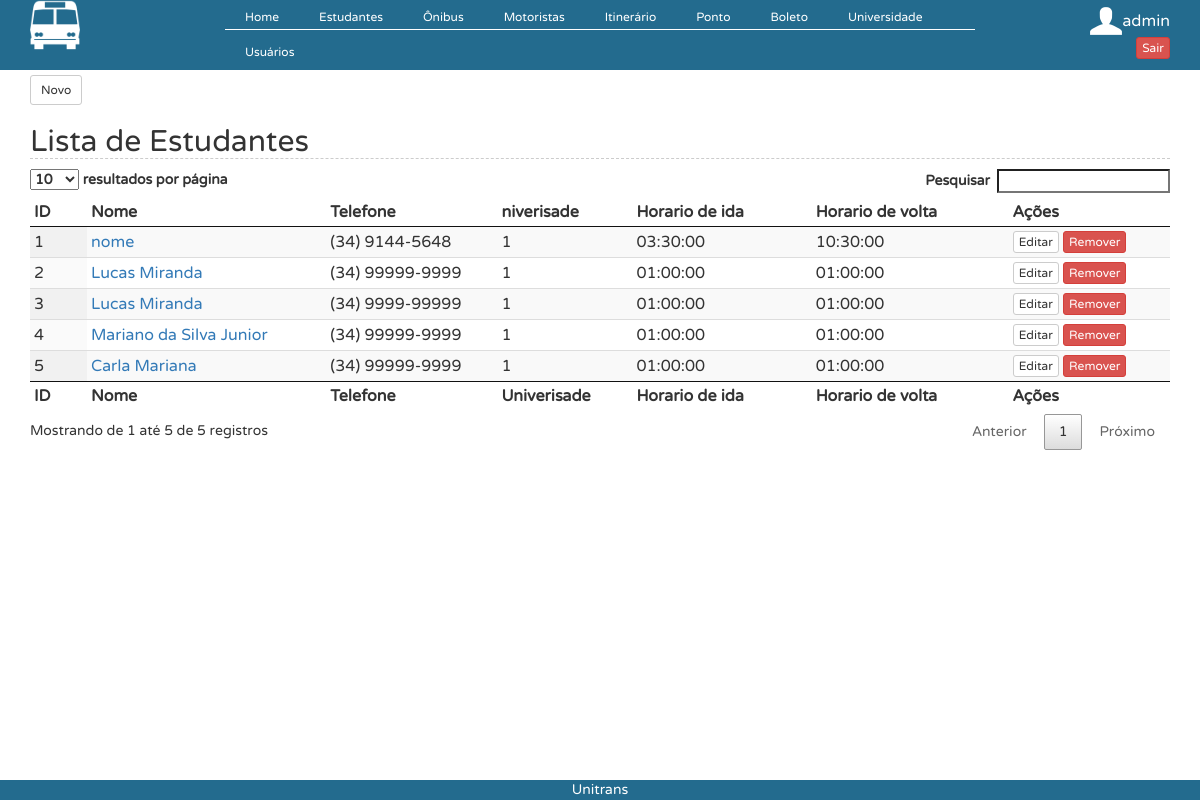
The page /?controller=estudante&action=index (signed in) on the database its author committed.
### tables this page shows
CREATE TABLE `estudante` (
  `id` int(11) NOT NULL AUTO_INCREMENT,
  `nome` varchar(45) DEFAULT NULL,
  `cpf` varchar(45) DEFAULT NULL,
  `data_de_nascimento` date DEFAULT NULL,
  `rua` varchar(45) DEFAULT NULL,
  `telefone` varchar(45) DEFAULT NULL,
  `fk_id_universidade` varchar(45) DEFAULT NULL,
  `curso` varchar(45) DEFAULT NULL,
  `login` varchar(45) DEFAULT NULL,
  `senha` varchar(45) DEFAULT NULL,
  `horario_de_ida` time DEFAULT NULL,
  `numero` int(11) DEFAULT NULL,
  `bairro` varchar(45) DEFAULT NULL,
  `cidade` varchar(45) DEFAULT NULL,
  `horario_de_volta` time DEFAULT NULL,
  `foto` varchar(100) DEFAULT NULL,
  `latitude` varchar(25) DEFAULT NULL,
  `longitude` varchar(25) DEFAULT NULL,
  PRIMARY KEY (`id`)
);

### controllers/EstudanteController.php (called while the page is built, shortened)
<?php
class EstudanteController {
    public function index() {
        $estudantes = EstudanteDAO::all();
        require_once('views/estudante/index.php');
    }
}
?>

### connection.php (called while the page is built, shortened)
<?php
  class Db {
    private static $instance = NULL;
    public static function getInstance() {
      if (!isset(self::$instance)) {
        $pdo_options[PDO::ATTR_ERRMODE] = PDO::ERRMODE_EXCEPTION;
        self::$instance = new PDO('mysql:host=localhost;dbname=teste', 'root', '123456', $pdo_options);
      }
      return self::$instance;
    }
  }
?>

### models/EstudanteDAO.php (called while the page is built, shortened)
<?php
@include_once 'models/Estudante.php';
class EstudanteDAO {
    public static function all() {
        $lista = [];
        $req = Db::getInstance()->query('SELECT * FROM estudante');
        foreach ($req->fetchAll() as $linha) {
            $estudante = new Estudante();
            $estudante->setId($linha['id']);
            $estudante->setNome($linha["nome"]);
            $estudante->setCpf($linha["cpf"]);
            $estudante->setData_de_nascimento($linha["data_de_nascimento"]);
            $estudante->setTelefone($linha["telefone"]);
            $estudante->setRua($linha["rua"]);
            $estudante->setNumero($linha["numero"]);
            $estudante->setBairro($linha["bairro"]);
            $estudante->setCidade($linha["cidade"]);
            $estudante->setCurso($linha["curso"]);
            $estudante->setfk_id_universidade($linha["fk_id_universidade"]);
            $estudante->setHorario_de_ida($linha["horario_de_ida"]);
            $estudante->setHorario_de_volta($linha["horario_de_volta"]);
            $estudante->setLogin($linha["login"]);
            $estudante->setSenha($linha["senha"]);
            $estudante->setLat($linha["latitude"]);
            $estudante->setLong($linha["longitude"]);
            $lista[] = $estudante;
        }
        return $lista;
    }
}

### models/Estudante.php (called while the page is built, shortened)
<?php
class Estudante{
    private $id;
    private $nome;
    private $telefone;
    private $fk_id_universidade;
    private $horario_de_ida;
    private $horario_de_volta;
function setId ($id){
        $this->id=$id;
    }
    function getId (){
        return $this->id;
    }
    public function getNome() {
        return $this->nome;
    }
    public function setNome($nome) {
        $this->nome = $nome;
    }
    public function getTelefone() {
        return $this->telefone;
    }
    public function setTelefone($telefone) {
        $this->telefone = $telefone;
    }
    public function getfk_id_universidade() {
        return $this->fk_id_universidade;
    }
    public function setfk_id_universidade($fk_id_universidade) {
        $this->fk_id_universidade = $fk_id_universidade;
    }
    public function getHorario_de_ida() {
        return $this->horario_de_ida;
    }
    public function setHorario_de_ida($horario_de_ida) {
        $this->horario_de_ida = $horario_de_ida;
    }
    public function getHorario_de_volta() {
        return $this->horario_de_volta;
    }
    public function setHorario_de_volta($horario_de_volta) {
        $this->horario_de_volta = $horario_de_volta;
    }
}
?>

### views/estudante/index.php (the view)
<button  onclick="location.href='?controller=estudante&action=add'" type="button" class="btn btn-default btn-sm" style="margin-top: 5px">
                    Novo
                </button><h2>Lista de Estudantes</h2>
<table id="example" class="display compact" cellspacing="0" width="100%">
    <thead>
        <tr>
            <th>ID</th>
            <th>Nome</th>
            <th>Telefone</th>
            <th>niverisade</th>
            <th>Horario de ida</th>
            <th>Horario de volta</th>
            <th>Ações</th>
        </tr>
    </thead>
    <tfoot>
        <tr>
            <th>ID</th>
            <th>Nome</th>
            <th>Telefone</th>
            <th>Univerisade</th>
            <th>Horario de ida</th>
            <th>Horario de volta</th>
            <th>Ações</th>
        </tr>
    </tfoot>
    <tbody>
        <?php foreach ($estudantes as $estudante) { ?>
            <tr>
                <td><?php echo $estudante->getId(); ?></td>
                <td><a href="?controller=estudante&action=view&id=<?php echo $estudante->getId();?>"><?php echo $estudante->getNome(); ?></a></td>
                <td><?php echo $estudante->getTelefone(); ?></td>
                <td><?php echo $estudante->getfk_id_universidade(); ?></td>
                <td><?php echo $estudante->getHorario_de_ida(); ?></td>
                <td><?php echo $estudante->getHorario_de_volta(); ?></td>
                <td><button type="button" onclick="location.href='?controller=estudante&action=edit&id=<?php echo base64_encode($estudante->getId());?>';" class="btn btn-default btn-xs">Editar</button>
                    <button type="button" onclick="javascript:remover('?controller=estudante&action=delete&id=<?php echo base64_encode($estudante->getId());?>');" class="btn btn-danger btn-xs">Remover</button>
                </td>
            </tr>
        <?php } ?>
    </tbody>
</table>

### index.php (shortened to what this page needs)
<link rel="stylesheet" type="text/css" href="webroot/css/estilo.css">
<link rel="stylesheet" type="text/css" href="webroot/css/bootstrap.css">
<link rel="stylesheet" type="text/css" href="webroot/css/dataTables.bootstrap.min.css">
<link rel="stylesheet" type="text/css" href="webroot/css/menu.css">
<?php
require_once('connection.php');
if (isset($_GET['controller']) && isset($_GET['action'])) {
    $controller = $_GET['controller'];
    $action = $_GET['action'];
} else {
    $controller = 'pages';
    $action = 'home';
}
require_once('views/layout.php');
?>

### views/layout.php (shortened to what this page needs)
<!DOCTYPE html PUBLIC "-//W3C//DTD XHTML 1.0 Strict//EN"
    "http://www.w3.org/TR/xhtml1/DTD/xhtml1-strict.dtd">
<html xmlns="http://www.w3.org/1999/xhtml" xml:lang="en" lang="en">
    <head>
    </head>
    <body>
        <div class="geral ">
            <div class="header container-fluid">
                <div class="col-sm-2">
                    <img src="webroot/img/logo.png" width="50"/>
                </div>
                <div class="col-sm-8">
                    <div class="drop">
                        <ul class="drop_menu">
                            <li><a href='#'>Home</a>
                            </li>
                            <li><a href='?controller=estudante&action=index'>Estudantes</a>
                            </li>
                            <li><a href='#'>Ônibus</a>
                            </li>
                            <li><a href='#'>Motoristas</a>
                            </li>
                            <li><a href='#'>Itinerário</a>
                            </li>
                            <li><a href='#'>Ponto</a>
                            </li>
                            <li><a href='#'>Boleto</a>
                            </li>
                            <li><a href='?controller=universidade&action=index'>Universidade</a>
                            </li>
                            <li><a href='?controller=usuario&action=index'>Usuários</a>
                            </li>
                        </ul>
                    </div>
                </div>
                <div class="col-sm-2">
                    <div style="margin-top: 5px; color: white; float: right">
                        <table>
                            <tr>
                                <td><img src="webroot/img/user.png" width="32" /></td>
                                <td style="color: white"><?php echo $_SESSION['login']; ?></td>
                            </tr>
                            <tr>
                                <td></td>
                                <td><button  onclick="location.href = '?controller=login&action=logout'" type="button" class="btn btn-danger btn-xs" style="margin-top: 0px; float: right">Sair</button>
                                </td>
                            </tr>
                        </table>
                    </div>
                </div>
            </div>
            <div class="content container">
                <?php require_once('routes.php'); ?>
            </div>
            <div class="footer">
                <center>
                    Unitrans
                </center>
            </div>
        </div>
    </body>
</html>

### routes.php (shortened to what this page needs)
<?php
function call($controller, $action) {
    switch ($controller) {
        case 'estudante':
            require_once('models/EstudanteDAO.php');
            $controller = new EstudanteController();
            break;
    }
    $controller->{ $action }();
}
        ?>
        <?php
$controllers = array('pages' => ['home', 'error'],
    'usuario' => ['index', 'add', 'edit', 'view', 'home', 'delete'],
    'universidade' => ['index', 'add', 'edit', 'view', 'delete'],
    'estudante' => ['index', 'add', 'edit', 'view', 'delete', 'mapa'],
    'comprovante' => ['index', 'add', 'edit', 'view', 'delete'],
    'login' => ['login', 'logout'],
	'motorista' => ['index', 'add', 'edit', 'view', 'delete'],
    'ponto' => ['index', 'add', 'edit', 'view', 'delete'],
    'boleto' => ['index', 'add', 'edit', 'view', 'delete'],
    'itinerario' => ['index', 'add', 'edit', 'view', 'delete'],
    'onibus' => ['index', 'add', 'edit', 'view', 'delete'],
    'posts' => ['index', 'show' ]);
if (array_key_exists($controller, $controllers)) {
    if (in_array($action, $controllers[$controller])) {
        call($controller, $action);
    } else {
        call('pages', 'error');
    }
} else {
    call('pages', 'error');
}
?>

### webroot/css/estilo.css (style rules this page uses)
* { margin:0; padding:0; font-family: myFirstFont; }
h2 { font-family: Arial, sans-serif; color: #3399CC; font-size: 30px; font-weight: bold; border-bottom: 1px dashed #ccc; margin: 0px 0px 0px 0px; }
.geral { min-height:100%; position:relative; }
.header { background-color: #236B8E; height: 70px; }
.footer { position:absolute; bottom:0; width:100%; background-color: #236B8E; color: white; }
.content { overflow:hidden; padding-bottom: 30px }

### webroot/css/menu.css (style rules this page uses)
.drop_menu { background: #236B8E; padding:0; margin:0; list-style-type:none; height:30px; border-bottom: 1px #fff ridge }
.drop_menu li { float:left; }
.drop_menu li a { padding:9px 20px; display:block; color:#fff; text-decoration:none; font-size: 12px }

### rows shown on the page
estudante: id "1", nome "nome", telefone "(34) 9144-5648", fk_id_universidade "1", horario_de_ida "03:30:00", horario_de_volta "10:30:00"
estudante: id "2", nome "Lucas Miranda", telefone "(34) 99999-9999", fk_id_universidade "1", horario_de_ida "01:00:00", horario_de_volta "01:00:00"
estudante: id "3", nome "Lucas Miranda", telefone "(34) 9999-99999", fk_id_universidade "1", horario_de_ida "01:00:00", horario_de_volta "01:00:00"
estudante: id "4", nome "Mariano da Silva Junior", telefone "(34) 99999-9999", fk_id_universidade "1", horario_de_ida "01:00:00", horario_de_volta "01:00:00"
estudante: id "5", nome "Carla Mariana", telefone "(34) 99999-9999", fk_id_universidade "1", horario_de_ida "01:00:00", horario_de_volta "01:00:00"

### other values the page prints
$_SESSION['login'] "admin"
